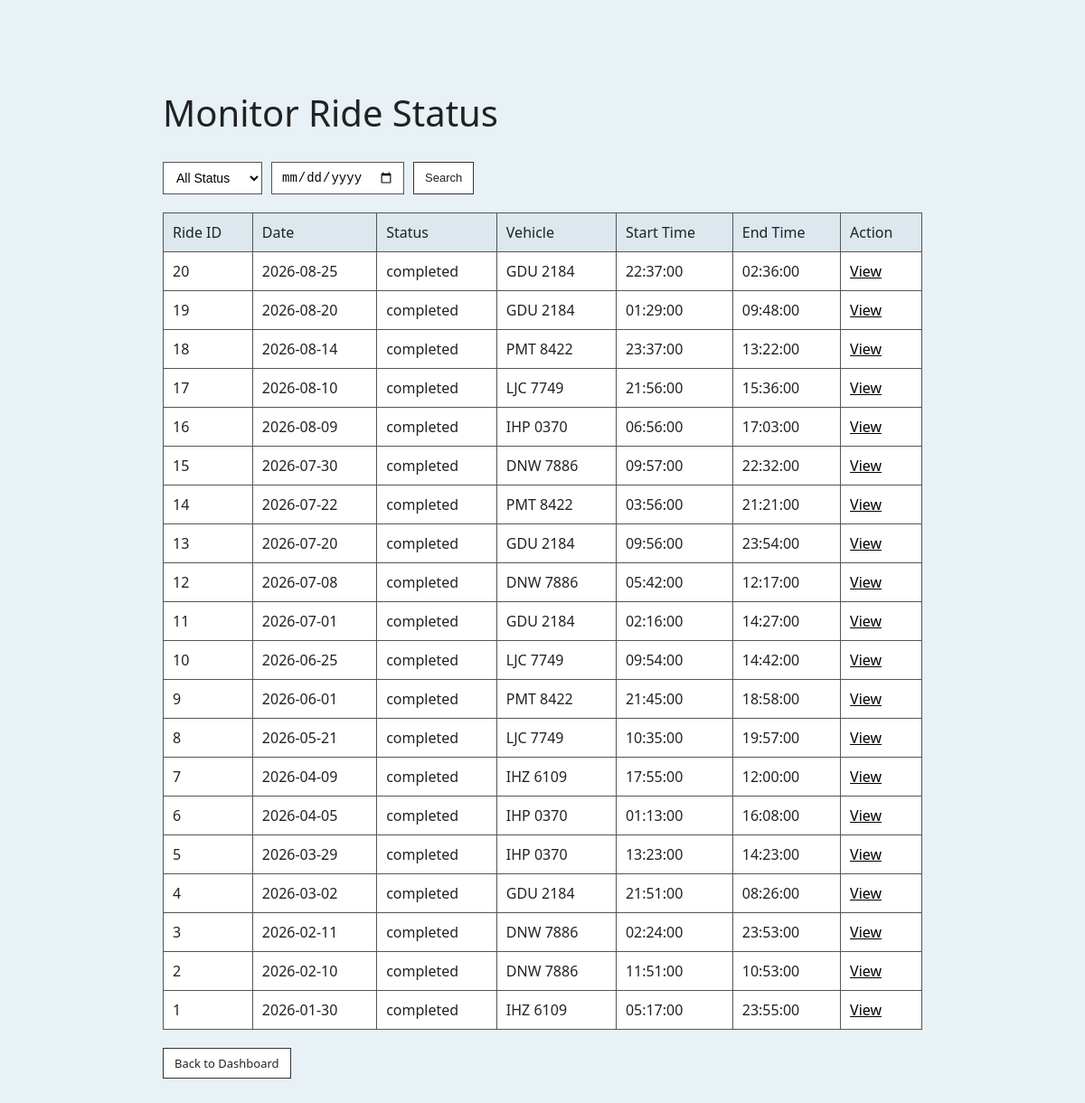
Page /MonitorRides.php (signed in) on the committed database.
### tables this page shows
CREATE TABLE `rides` (
  `RideID` int(10) NOT NULL,
  `DateOfRides` date NOT NULL,
  `RideRequestID` int(10) NOT NULL,
  `RideStatus` varchar(20) NOT NULL,
  `CarPlateNumber` varchar(20) NOT NULL,
  `StartTime` time NOT NULL,
  `EndTime` time NOT NULL
);

### MonitorRides.php (the view, shortened to what this page needs)
<?php
include 'dbconn.php';
$date = isset($_GET['date']) ? $_GET['date'] : "";
$sql = "SELECT RideID, DateOfRides, RideStatus, CarPlateNumber, StartTime, EndTime
        FROM rides
        WHERE 1=1";
$sql .= " ORDER BY DateOfRides DESC";
$result = mysqli_query($conn, $sql);
?>
<!DOCTYPE html>
<html lang="en">
<head>
    <link rel="stylesheet" href="styleA.css">
</head>
<body>
    <div class="center-wrapper">
        <h1>Monitor Ride Status</h1>
        <form method="GET" action="MonitorRides.php" class="search-bar">
            <select name="status">
                <option value="">All Status</option>
            </select>
            <input
                type="date"
                name="date"
                value="<?php echo htmlspecialchars($date); ?>"
            >
            <button type="submit" class="table-btn">
                Search
            </button>
        </form>
        <table>
            <tr>
                <th>Ride ID</th>
                <th>Date</th>
                <th>Status</th>
                <th>Vehicle</th>
                <th>Start Time</th>
                <th>End Time</th>
                <th>Action</th>
            </tr>
            <?php if ($result && mysqli_num_rows($result) > 0) { ?>
                <?php while ($row = mysqli_fetch_assoc($result)) { ?>
                    <tr>
                        <td><?php echo htmlspecialchars($row['RideID']); ?></td>
                        <td><?php echo htmlspecialchars($row['DateOfRides']); ?></td>
                        <td><?php echo htmlspecialchars($row['RideStatus']); ?></td>
                        <td><?php echo htmlspecialchars($row['CarPlateNumber']); ?></td>
                        <td><?php echo htmlspecialchars($row['StartTime']); ?></td>
                        <td><?php echo htmlspecialchars($row['EndTime']); ?></td>
                        <td>
                            <a
                                href="RideDetails.php?ride_id=<?php echo $row['RideID']; ?>"
                                class="view-btn"
                            >
                                View
                            </a>
                        </td>
                    </tr>
                <?php } ?>
            <?php } else { ?>
                <tr>
                    <td colspan="7">No rides found.</td>
                </tr>
            <?php } ?>
        </table>
        <div class="button-bar">
            <a href="AdminDashboard.php" class="table-btn">
                Back to Dashboard
            </a>
        </div>
    </div>
</body>
</html>

### styleA.css (style rules this page uses)
* { box-sizing: border-box; }
body { margin: 0; padding: 20px; min-height: 100vh; background-color: #e8f1f5; color: #222222; font-family: 'Segoe UI', Arial, sans-serif; }
h1, h2, h3 { color: #222222; font-weight: 500; }
h1 { font-size: 40px; }
.center-wrapper { width: 100%; max-width: 900px; margin: 20px auto; padding: 30px; }
.view-btn { width: 10px; color: #000; }
table { width: 100%; border-collapse: collapse; margin-top: 20px; background-color: #ffffff; }
th, td { border: 1px solid #555555; padding: 10px; text-align: left; }
th { background-color: #dce7ee; font-weight: 500; }
.search-bar { display: flex; gap: 10px; margin-bottom: 20px; flex-wrap: wrap; }
.search-bar input, .search-bar select { padding: 8px 10px; border: 1px solid #555555; font-size: 14px; background-color: #ffffff; }
.table-btn { padding: 7px 12px; background-color: #ffffff; color: #222222; border: 1px solid #333333; text-decoration: none; font-size: 13px; cursor: pointer; }
.button-bar { display: flex; flex-wrap: wrap; gap: 10px; margin-top: 20px; }

### rows in the picture
rides: RideID "20", DateOfRides "2026-08-25", RideStatus "completed", CarPlateNumber "GDU 2184", StartTime "22:37:00", EndTime "02:36:00"
rides: RideID "19", DateOfRides "2026-08-20", RideStatus "completed", CarPlateNumber "GDU 2184", StartTime "01:29:00", EndTime "09:48:00"
rides: RideID "18", DateOfRides "2026-08-14", RideStatus "completed", CarPlateNumber "PMT 8422", StartTime "23:37:00", EndTime "13:22:00"
rides: RideID "17", DateOfRides "2026-08-10", RideStatus "completed", CarPlateNumber "LJC 7749", StartTime "21:56:00", EndTime "15:36:00"
rides: RideID "16", DateOfRides "2026-08-09", RideStatus "completed", CarPlateNumber "IHP 0370", StartTime "06:56:00", EndTime "17:03:00"
rides: RideID "15", DateOfRides "2026-07-30", RideStatus "completed", CarPlateNumber "DNW 7886", StartTime "09:57:00", EndTime "22:32:00"
rides: RideID "14", DateOfRides "2026-07-22", RideStatus "completed", CarPlateNumber "PMT 8422", StartTime "03:56:00", EndTime "21:21:00"
rides: RideID "13", DateOfRides "2026-07-20", RideStatus "completed", CarPlateNumber "GDU 2184", StartTime "09:56:00", EndTime "23:54:00"
rides: RideID "12", DateOfRides "2026-07-08", RideStatus "completed", CarPlateNumber "DNW 7886", StartTime "05:42:00", EndTime "12:17:00"
rides: RideID "11", DateOfRides "2026-07-01", RideStatus "completed", CarPlateNumber "GDU 2184", StartTime "02:16:00", EndTime "14:27:00"
rides: RideID "10", DateOfRides "2026-06-25", RideStatus "completed", CarPlateNumber "LJC 7749", StartTime "09:54:00", EndTime "14:42:00"
rides: RideID "9", DateOfRides "2026-06-01", RideStatus "completed", CarPlateNumber "PMT 8422", StartTime "21:45:00", EndTime "18:58:00"
rides: RideID "8", DateOfRides "2026-05-21", RideStatus "completed", CarPlateNumber "LJC 7749", StartTime "10:35:00", EndTime "19:57:00"
rides: RideID "7", DateOfRides "2026-04-09", RideStatus "completed", CarPlateNumber "IHZ 6109", StartTime "17:55:00", EndTime "12:00:00"
rides: RideID "6", DateOfRides "2026-04-05", RideStatus "completed", CarPlateNumber "IHP 0370", StartTime "01:13:00", EndTime "16:08:00"
rides: RideID "5", DateOfRides "2026-03-29", RideStatus "completed", CarPlateNumber "IHP 0370", StartTime "13:23:00", EndTime "14:23:00"
rides: RideID "4", DateOfRides "2026-03-02", RideStatus "completed", CarPlateNumber "GDU 2184", StartTime "21:51:00", EndTime "08:26:00"
rides: RideID "3", DateOfRides "2026-02-11", RideStatus "completed", CarPlateNumber "DNW 7886", StartTime "02:24:00", EndTime "23:53:00"
rides: RideID "2", DateOfRides "2026-02-10", RideStatus "completed", CarPlateNumber "DNW 7886", StartTime "11:51:00", EndTime "10:53:00"
rides: RideID "1", DateOfRides "2026-01-30", RideStatus "completed", CarPlateNumber "IHZ 6109", StartTime "05:17:00", EndTime "23:55:00"
